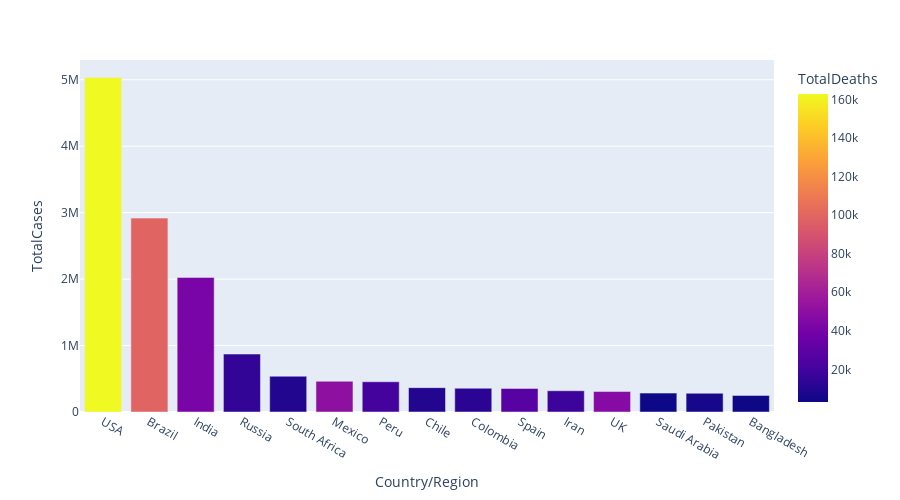

The code cell stored with this chart in its notebook:
### Code cell
# To create barchart
px.bar(dataset1.head(15), x = 'Country/Region', y = 'TotalCases', color = 'TotalDeaths', height = 500, 
       hover_data = ['Country/Region', 'Continent'])

### Figure 1 — Plotly figure (JSON) as saved in the notebook; plotly's stock layout.template omitted (floating-point values rounded to 4 significant figures)
{"data": [{"alignmentgroup": "True", "customdata": [["North America"], ["South America"], ["Asia"], ["Europe"], ["Africa"], ["North America"], ["South America"], ["South America"], ["South America"], ["Europe"], ["Asia"], ["Europe"], ["Asia"], ["Asia"], ["Asia"]], "hovertemplate": "Country/Region=%{x}<br>TotalCases=%{y}<br>Continent=%{customdata[0]}<br>TotalDeaths=%{marker.color}<extra></extra>", "legendgroup": "", "marker": {"color": [162804, 98644, 41638, 14606, 9604, 50517, 20424, 9889, 11939, 28500, 17976, 46413, 3055, 6035, 3306], "coloraxis": "coloraxis", "pattern": {"shape": ""}}, "name": "", "offsetgroup": "", "orientation": "v", "showlegend": false, "textposition": "auto", "type": "bar", "x": ["USA", "Brazil", "India", "Russia", "South Africa", "Mexico", "Peru", "Chile", "Colombia", "Spain", "Iran", "UK", "Saudi Arabia", "Pakistan", "Bangladesh"], "xaxis": "x", "y": [5032179, 2917562, 2025409, 871894, 538184, 462690, 455409, 366671, 357710, 354530, 320117, 308134, 284226, 281863, 249651], "yaxis": "y"}], "layout": {"barmode": "relative", "coloraxis": {"colorbar": {"title": {"text": "TotalDeaths"}}, "colorscale": [[0, "#0d0887"], [0.1111, "#46039f"], [0.2222, "#7201a8"], [0.3333, "#9c179e"], [0.4444, "#bd3786"], [0.5556, "#d8576b"], [0.6667, "#ed7953"], [0.7778, "#fb9f3a"], [0.8889, "#fdca26"], [1, "#f0f921"]]}, "height": 500, "legend": {"tracegroupgap": 0}, "margin": {"t": 60}, "xaxis": {"anchor": "y", "domain": [0, 1], "title": {"text": "Country/Region"}}, "yaxis": {"anchor": "x", "domain": [0, 1], "title": {"text": "TotalCases"}}}}
